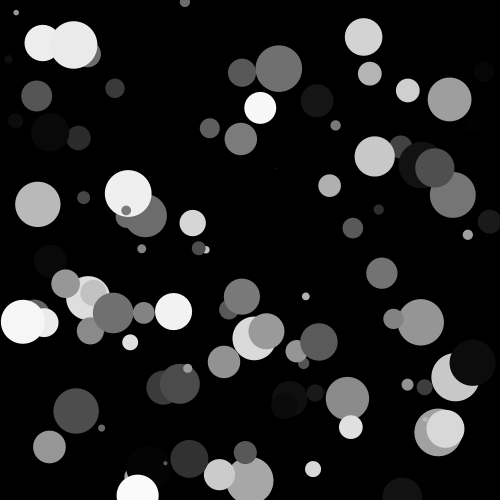
Frame 1 (no input)
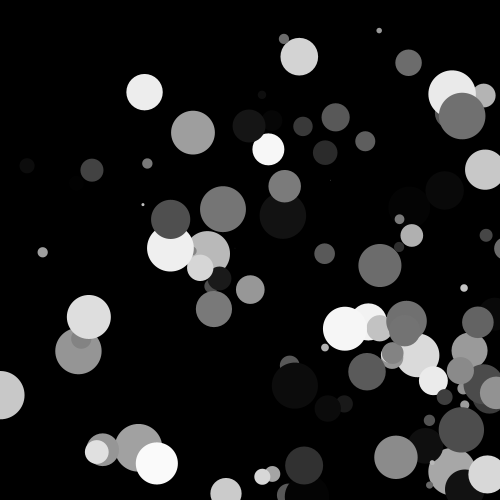
Frame 60 (the mouse pressed at the canvas centre just before this capture)
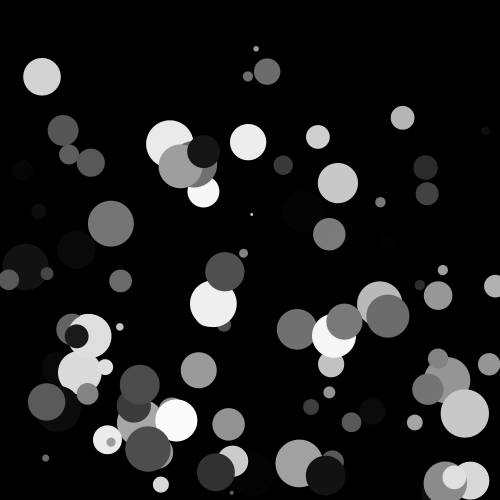
Frame 120 (the mouse held since frame 60 and released just before this capture)

The Processing sketch that drew these frames (run headless with seeded random() and noise(); from frame 60 on, the mouse is pressed at the canvas centre):

// Processing sketch: wk07_ex08_ClassesWithArrays
// ── wk07_ex08_ClassesWithArrays.pde
//wk07_ex08_ClassesWithArrays
//to create multiple instances with unique characteristics
//we need to pass unique variable values to each instance of the class object
//we are storing the objects 

//Create an array of the Ball object and instantiate 100 instances in the array 
Ball[] balls = new Ball[100];

void setup() {
  size(500, 500);

  //initialize ball object with variable name and assign it to the constructor
  //do this in setup
  //place parameters inside the paretheses to be passed to the constructor
  //Ball(color tempC, float tempXpos, float tempYpos, float tempXspeed, float tempYspeed, float tempDia )

  for (int i = 0; i < balls.length; i++) {
    balls[i] = new Ball(random(255), random(width), random(height), random(5), random(1), random(50));
  }
}

void draw() {
  background(0);
  //name the instance var and then call a function from the class
  for (int i = 0; i < balls.length; i++) {
    balls[i].move(); 
    balls[i].display();
  }
}

//The class in a seperate tab use the same name and capitalize for 
//consistency and clarity
class Ball { 
  //assign variables for the class object  
  float c; 
  float xpos;
  float ypos;
  float xspeed;
  float yspeed;
  float dia;
  //THIS IS THE CONFUSING PART>>>>>>
  //The values are passed from the initializationin setup into a temp var which in turn is assigned to the
  //actual var used in the functions...YOU ALWAYS SET THIS UP THE EXACT SAME WAY
  Ball(float tempC, float tempXpos, float tempYpos, float tempXspeed, float tempYspeed, float tempDia ) { 
    c = tempC;
    xpos = tempXpos;
    ypos = tempYpos;
    xspeed = tempXspeed;
    yspeed = tempYspeed;
    dia = tempDia;
  }

  //function of the Ball class 
  void display() { 
    noStroke();
    fill(c);
    ellipse(xpos, ypos, dia, dia);
  }

  //function of the Ball class 
  void move() { 
    xpos = xpos + xspeed;
    ypos = ypos + yspeed;
    xpos = xpos + xspeed;

    if (xpos > width || xpos < 0) {
      xspeed = xspeed * -1;
    } else if (ypos > height || ypos < 0) {
      yspeed = yspeed * -1;
    }
  }
}
